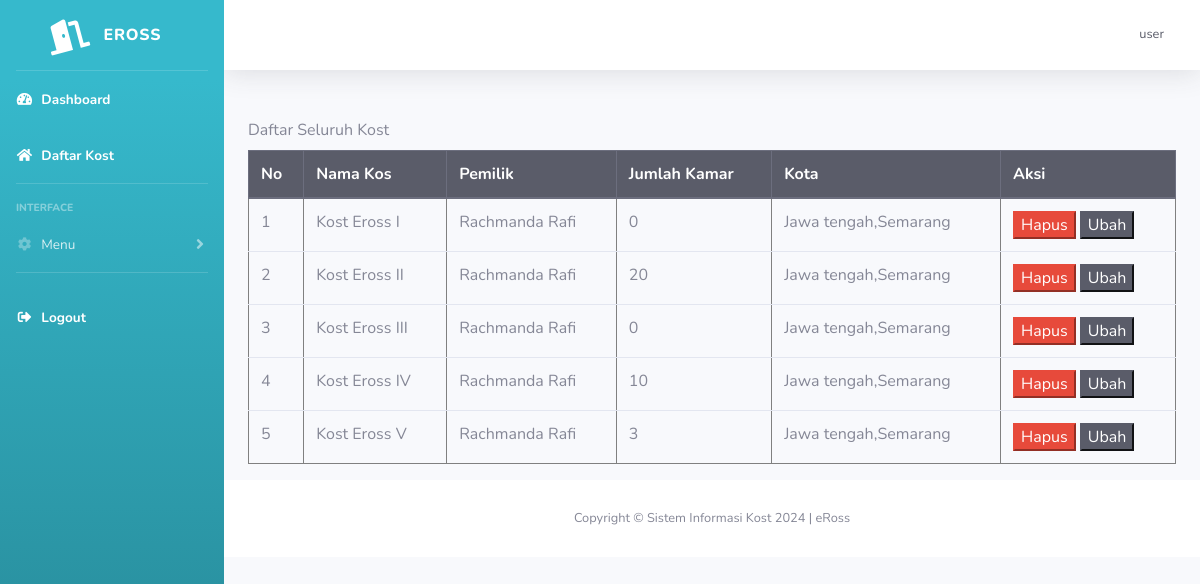
Page /SistemInformasiKost-main/kost/kost_management.php (signed in) on the committed database.
### tables this page shows
CREATE TABLE `kost` (
  `id_kost` int(11) NOT NULL,
  `nama_kost` varchar(255) NOT NULL,
  `tipe_kost` varchar(255) NOT NULL,
  `jenis_kost` varchar(255) NOT NULL,
  `jumlah_kamar` int(11) NOT NULL,
  `tanggal_tagih` date NOT NULL,
  `nama_pemilik` text NOT NULL,
  `nama_bank` text NOT NULL,
  `no_rekening` int(11) NOT NULL,
  `foto_bangunan_utama` varchar(255) NOT NULL,
  `foto_kamar` varchar(255) NOT NULL,
  `foto_kamar_mandi` varchar(255) NOT NULL,
  `foto_interior` varchar(255) NOT NULL,
  `provinsi` varchar(25) NOT NULL,
  `kota` varchar(25) NOT NULL,
  `kecamatan` varchar(25) NOT NULL,
  `kelurahan` varchar(25) NOT NULL,
  `alamat` varchar(255) NOT NULL,
  `harga_sewa` int(11) NOT NULL,
  `kontak` varchar(255) NOT NULL,
  `deskripsi` text NOT NULL,
  `id_pemilik` int(11) NOT NULL,
  `fasilitas_kost` text NOT NULL
);

CREATE TABLE `user` (
  `id` int(11) NOT NULL,
  `nama_lengkap` varchar(255) NOT NULL,
  `email` varchar(255) NOT NULL,
  `username` varchar(255) NOT NULL,
  `password` varchar(255) NOT NULL,
  `no_hp` varchar(255) NOT NULL,
  `pekerjaan` varchar(255) NOT NULL,
  `jenis_kelamin` varchar(25) NOT NULL,
  `foto_ktp` varchar(255) NOT NULL,
  `foto_profil` text NOT NULL,
  `roles` int(11) NOT NULL,
  `id_kost_saya` int(11) NOT NULL
);

### SistemInformasiKost-main/kost/kost_management.php (the view)
<?php
include "template/header.php";
$data = mysqli_query($koneksi, "SELECT * FROM kost INNER JOIN user WHERE kost.id_pemilik=user.id");
?>
<div class="container">
    <table class="table" border="1px solid black">
        <label for="table">Daftar Seluruh Kost</label>
        <thead class="thead-dark">
            <tr>
                <th scope="col">No</th>
                <th scope="col">Nama Kos</th>
                <th scope="col">Pemilik</th>
                <th scope="col">Jumlah Kamar</th>
                <th scope="col">Kota</th>
                <th scope="col">Aksi</th>
            </tr>
        </thead>
        <tbody>
            <?php
            $n = 0;
            while ($d = mysqli_fetch_array($data)) {
                $n++;
            ?>
                <tr class="">
                    <td><?php echo $n ?></td>
                    <td><?php echo $d['nama_kost'] ?></td>
                    <td><?php echo $d['nama_lengkap'] ?></td>
                    <td><?php echo $d['jumlah_kamar'] ?></td>
                    <td><?php echo $d['provinsi'] . "," . $d['kota'] ?></td>
                    <td>
                        <a href="php/hapus.php?id_kost=<?php echo $d['id_kost'] ?>"><button class="btn-danger">Hapus</button></a>
                        <a href="properti-edit.php?id_kost=<?php echo $d['id_kost'] ?>"><button class="btn-dark"> Ubah</button></a></td>
                </tr>
            <?php } ?>
        </tbody>
    </table>
</div>
<?php
include "template/footer.php";
?>

### rows in the picture
kost: nama_kost "Kost Eross I", id_pemilik.nama_lengkap "Rachmanda Rafi", jumlah_kamar "0", provinsi "Jawa tengah", kota "Semarang"
kost: nama_kost "Kost Eross II", id_pemilik.nama_lengkap "Rachmanda Rafi", jumlah_kamar "20", provinsi "Jawa tengah", kota "Semarang"
kost: nama_kost "Kost Eross III", id_pemilik.nama_lengkap "Rachmanda Rafi", jumlah_kamar "0", provinsi "Jawa tengah", kota "Semarang"
kost: nama_kost "Kost Eross IV", id_pemilik.nama_lengkap "Rachmanda Rafi", jumlah_kamar "10", provinsi "Jawa tengah", kota "Semarang"
kost: nama_kost "Kost Eross V", id_pemilik.nama_lengkap "Rachmanda Rafi", jumlah_kamar "3", provinsi "Jawa tengah", kota "Semarang"

### other values in the picture
$_SESSION['username'] "user"
